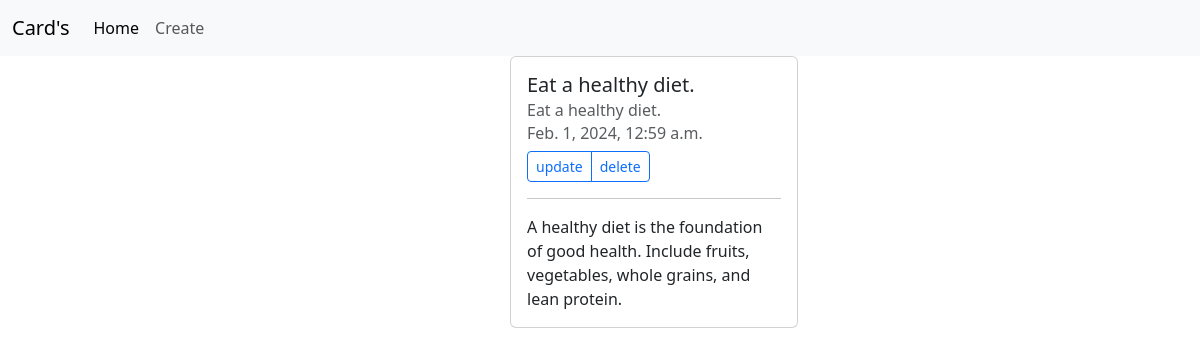
/22/post/, run on the app's committed database.
### blog/models.py (models this page shows, shortened)
class Post(models.Model):
    author = models.CharField(max_length=50)
    title = models.CharField(max_length=250, null=True)
    content = models.TextField(null = True)
    publish = models.DateTimeField(auto_now_add=True)
    class Meta:
        ordering = ['-publish']

### blog/views.py (the view)
# urls.py: path('<int:pk>/post/', DetailPostView.as_view(), name="detail"),
class DetailPostView(DetailView):
    model = Post
    template_name = "posts/detail_post.html"

### templates/posts/detail_post.html
{% extends "base.html" %}
{% block content %}
<div class="row">
    <div class="col-5 offset-5">
        <div class="card" style="width: 18rem;">
            <div class="card-body">
            <h5 class="card-title">{{post.title}}</h5>
            <h6 class="card-subtitle mb-2 text-body-secondary">{{post.title}}</h6>
            <h6 class="card-subtitle mb-2 text-body-secondary">{{post.publish}}</h6>
            <div class="btn-group btn-group-sm" role="group" aria-label="Small button group">
                <a type="button" class="btn btn-outline-primary" href="{% url "update" post.pk %}">update</a>
                <a type="button" class="btn btn-outline-primary" href="{% url "delete" post.pk %}">delete</a>
              </div>
            <hr>
            <p class="card-text">{{ post.content }}</p>
            </div>
        </div>
    </div>
</div>
{% endblock content %}

### data on the page
Post: title "Eat a healthy diet.", publish "Feb. 1, 2024, 12:59 a.m.", content "A healthy diet is the foundation of good health. Include fruits, vegetables, whole grains, and lean protein."
